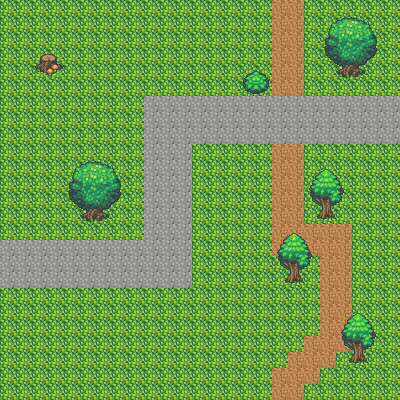

Rendered tile map (Tiled .tmx) drawn with the repository's tilesets; below, a short description and the map source with its tile grids summarised:
An orthogonal 25x25 tile map with 16x16 px tiles, 2 tile layers (terrain, foilage), 2 tilesets and 1 object (player).

<map version="1.2" tiledversion="1.2.3" orientation="orthogonal" renderorder="right-down" width="25" height="25" tilewidth="16" tileheight="16" infinite="0" nextlayerid="5" nextobjectid="2">
 <tileset firstgid="1" source="../tiles/terrain.tsx" />
 <tileset firstgid="1483" source="../tiles/outside.tsx" />
 <layer id="1" name="terrain" width="25" height="25">
  <data>[625 cells, 625 non-empty, 4 distinct tile ids]</data>
 </layer>
 <layer id="3" name="foilage" width="25" height="25">
  <data>[625 cells, 75 non-empty, 36 distinct tile ids]</data>
 </layer>
 <objectgroup id="4" name="player">
  <object id="1" name="player" x="224.935" y="179.106" />
 </objectgroup>
</map>
